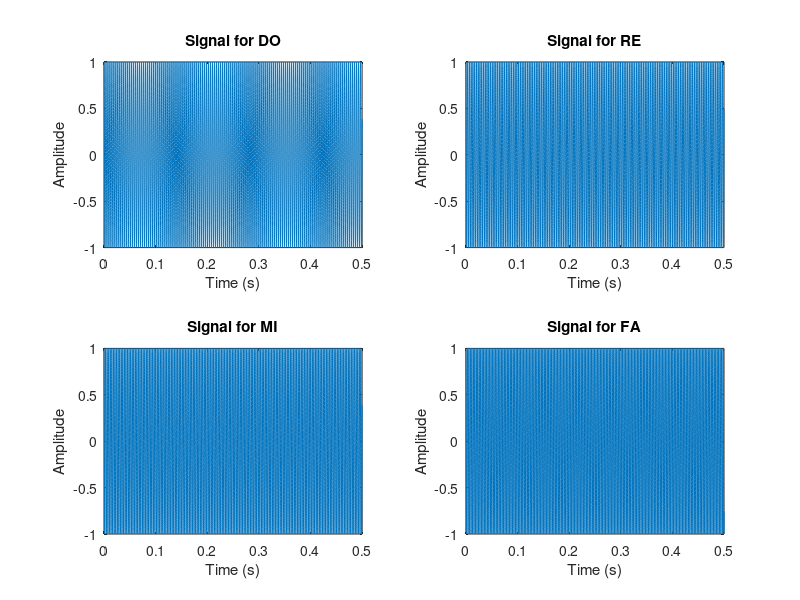

Here is the MATLAB script that generated this plot:
% Define constants
fs = 44100; % Sampling frequency (Hz)
t = 0:1/fs:0.5; % Time vector for half a second
f0 = 440; % Base frequency for DO
alpha = 2; % Alpha value for frequency calculation

% Generate the four signals for DO, RE, MI, and FA
n_values = [-9, -7, -5, -4]; % Corresponding values for n
notes = {'DO', 'RE', 'MI', 'FA'};

% Create a matrix to store signals with length of time vector as rows & couluns as no. of notes
x = zeros(length(t), length(notes));  

for i = 1:4
    fn = f0 * (alpha ^(n_values(i)/12)); % Calculate the frequency
    x(:, i) = cos(2 * pi * fn * t); % Generate and store the signal in the matrix
end

% Plot the signals
for i = 1:4
    subplot(2, 2, i);
    plot(t, x(:, i));
    title(['Signal for ' notes{i}]);
    xlabel('Time (s)');
    ylabel('Amplitude');
end

% Play the signals sequentially
combined_signal = reshape(x, 1, []); % Reshape the matrix to a row vector
sound(combined_signal, fs);

% Save the combined signal as an audio file
audiowrite('combined_notes.wav', combined_signal, fs);
